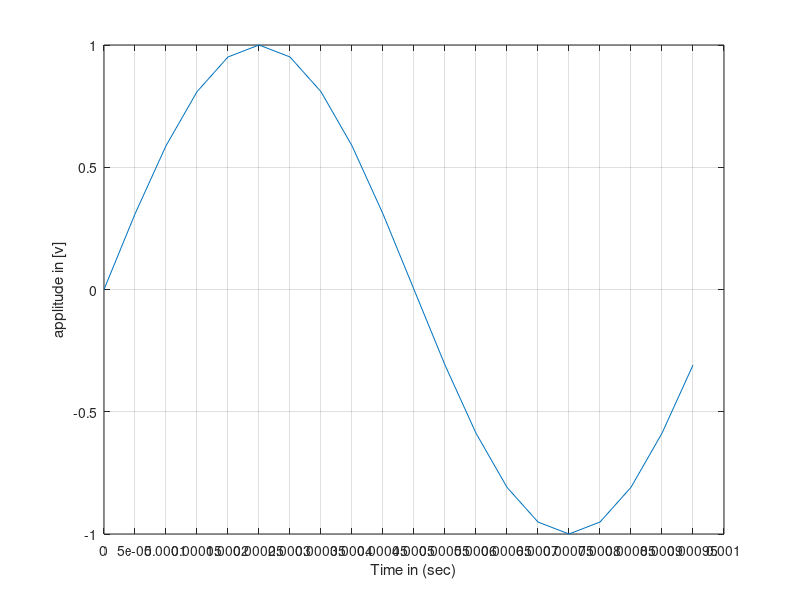
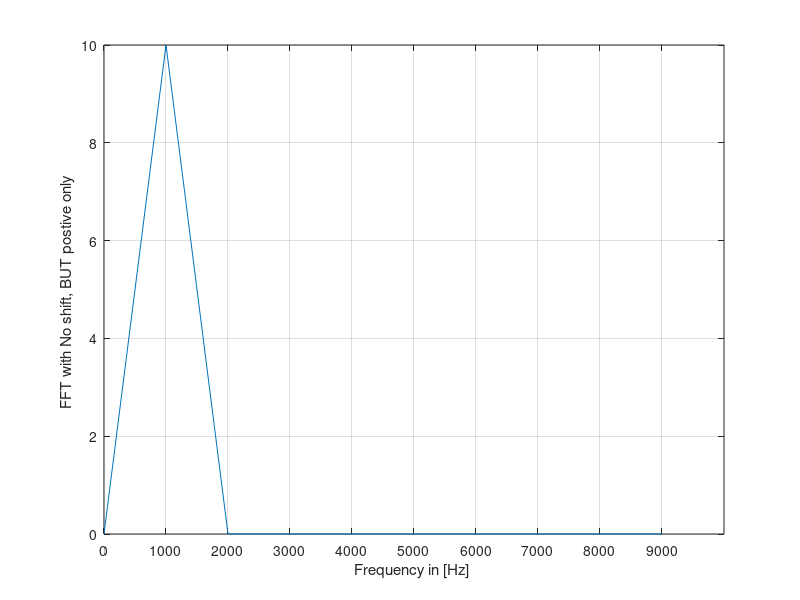
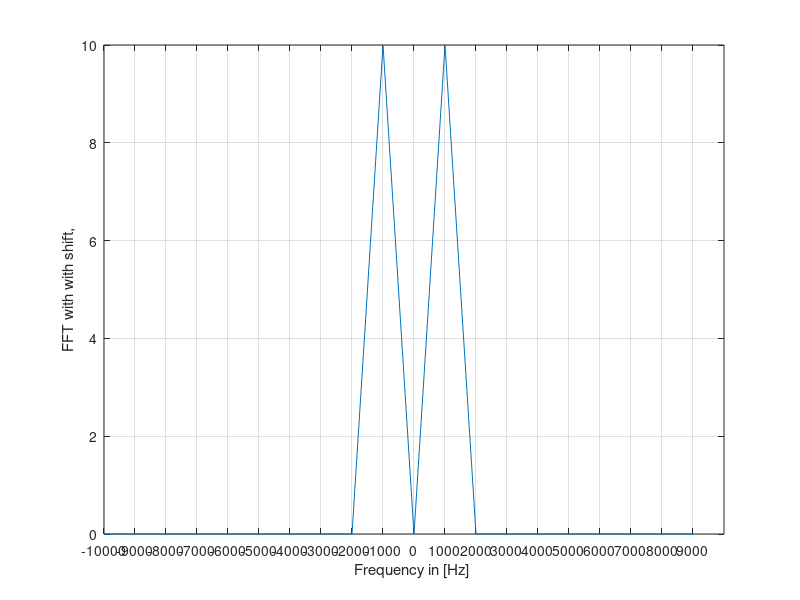

MATLAB code to generate these figures, in order:
%%The code in this file demonstates calculating the
%DFT without using the  fft() function using the
%raw DFT formula
clear all;
close all;
clc;

Fs = 20e3;
Tdur = 1e-3; #this is the duration of the sin wave we want
Freq =  1e3; #this is the frequnecy of the sin wave

tvec = 0:1/Fs:Tdur-1/Fs;
#This is the sinusoidal signal
xn =  sin(2*pi*(Freq*tvec));

#figure
#plot(xn);
#xticks(fvec)
#ylabel(' Sin(x)')
#grid on

figure
plot(tvec, xn)
xlabel('Time in (sec)')
ylabel('applitude in [v]')
#xticks(0:1/Fs:Tdur-1) #This sets the resolution of the grid to T or 1/Freq
#xticks(0:19)
xticks(0:1/Fs:Tdur)
grid on



N = length(xn)

Xk = zeros(1,N);


for  k =0: N-1
    for n =0: N-1
        #fprintf("n :  %d, xn( %d) = %e  + j %e \n", n, n+1, real(xn(n+1)), imag(xn(n+1)) );
        addition = xn(n+1)*exp(-j*2*pi*k*n/N);
        #fprintf( " for k = %d, n = %d, addition : ,= %e + j %e \n", k, n, real(addition), imag(addition) );
        Xk(k+1) = Xk(k+1) + addition;
    endfor
    #fprintf(" K ; %d, Xk(%d) = %e + j%e \n" , k, k+1 , real(Xk(k+1)) , imag(Xk(k+1)) );
end

#fvec = (0:N/2-1)*Fs/N;

fvec = (-N/2:N/2-1)*Fs/N;

fvecPos = fvec(N/2+1:N)
f_dom_pos = Xk(1:N/2)
figure
plot(fvecPos,abs(f_dom_pos));
xticks(fvec)
xlabel('Frequency in [Hz] ');
ylabel('FFT with No shift, BUT postive only ')
grid on



f_dom_neg =  Xk(N/2+1:N)
f_dom_result_shifted = [f_dom_neg  f_dom_pos];
figure
plot(fvec,abs(f_dom_result_shifted));
xticks(fvec)
xlabel('Frequency in [Hz] ');
ylabel('FFT with with shift,')
grid on



#this was used just to plot the DFt result during
#development and Dbug
#figure
#because the output of the fft is complex we have to take avs()
#plot(abs(Xk));
#xlabel('indexes  ');
#ylabel(' DFT')
#grid on
